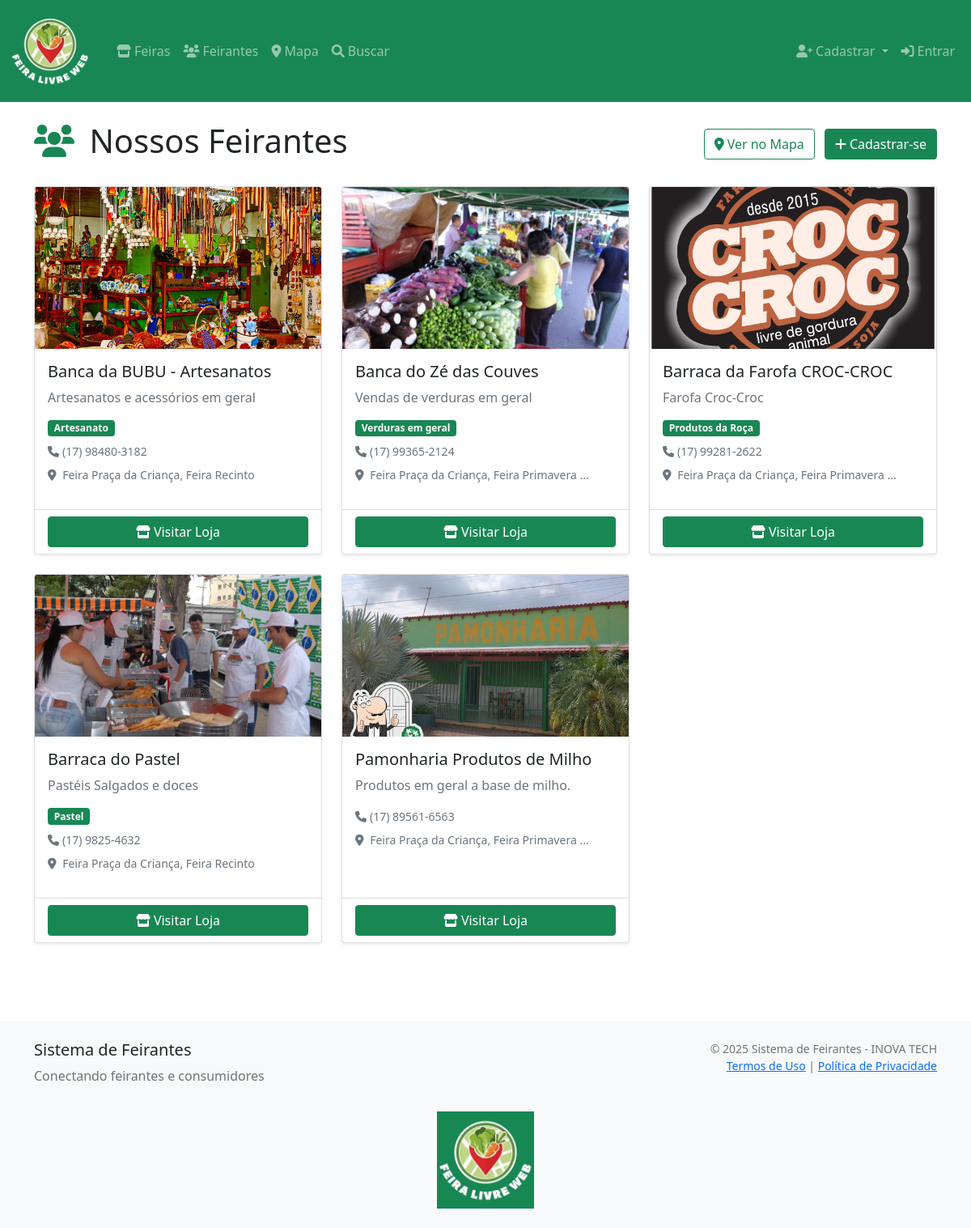
Page /feirantes/ on the earlier database version.
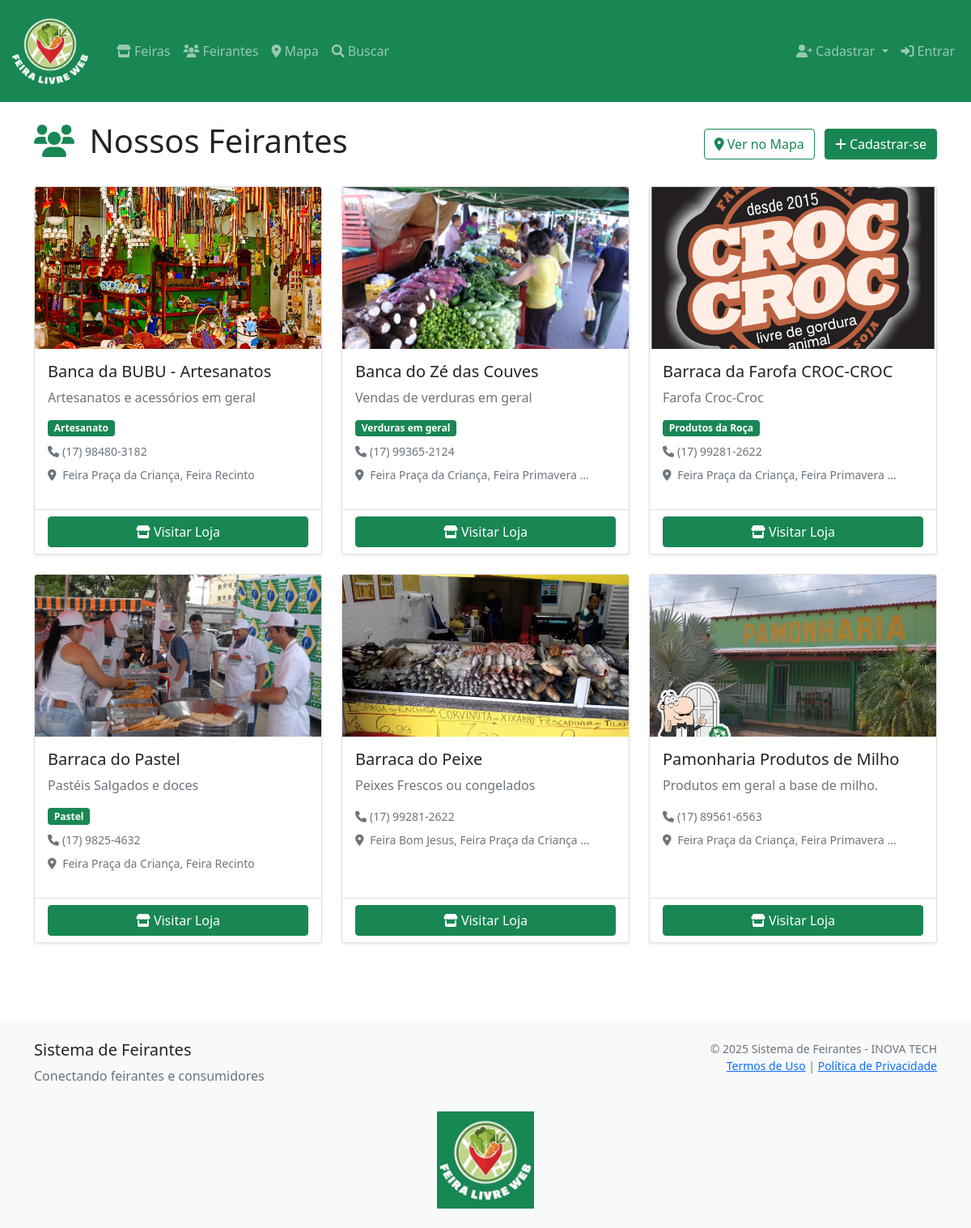
Same page on the later database version.
### feirantes/models.py (models this page shows, shortened)
class Feirante(models.Model):
    usuario = models.OneToOneField(
        User, on_delete=models.CASCADE, related_name='feirante')
    nome_comercial = models.CharField(max_length=200)
    cpf = models.CharField(max_length=14, unique=True)
    telefone = models.CharField(max_length=20)
    whatsapp = models.CharField(max_length=20, blank=True)
    email = models.EmailField(unique=True)
    endereco = models.TextField(blank=True)
    cidade = models.CharField(max_length=100, blank=True)
    estado = models.CharField(max_length=2, blank=True)
    cep = models.CharField(max_length=9, blank=True)
    descricao = models.TextField(blank=True)
    foto = models.ImageField(upload_to='feirantes/', blank=True, null=True)
    especialidades = models.ManyToManyField(
        Especialidade, blank=True,
        help_text="Principais produtos/especialidades")
    feiras = models.ManyToManyField(
        Feira,
        blank=True,
        help_text="Feiras onde o feirante participa",
        related_name="feirantes"
    )
    subdominio = models.SlugField(
        max_length=100, unique=True,
        help_text="URL da loja: site.com/loja/[subdominio]")
    instagram = models.CharField(max_length=100, blank=True)
    facebook = models.CharField(max_length=100, blank=True)
    ativo = models.BooleanField(default=True)
    verificado = models.BooleanField(default=False)
    criado_em = models.DateTimeField(auto_now_add=True)
    atualizado_em = models.DateTimeField(auto_now=True)
    views = models.PositiveIntegerField(default=0)
    class Meta:
        verbose_name = 'Feirante'
        verbose_name_plural = 'Feirantes'
        ordering = ['nome_comercial']
    @property
    def telefone_formatado(self):
        if not self.telefone:
            return ""
        numero = self.telefone
        if numero.startswith('55'):
            numero = numero[2:]
        if len(numero) == 11:
            return f"({numero[:2]}) {numero[2:7]}-{numero[7:]}"
        elif len(numero) == 10:
            return f"({numero[:2]}) {numero[2:6]}-{numero[6:]}"
        return numero

class Especialidade(models.Model):
    nome = models.CharField(max_length=100, unique=True)
    descricao = models.TextField(blank=True)
    ativo = models.BooleanField(default=True)
    criado_em = models.DateTimeField(auto_now_add=True)
    class Meta:
        verbose_name = 'Especialidade'
        verbose_name_plural = 'Especialidades'
        ordering = ['nome']

class Feira(models.Model):
    DIAS_SEMANA = [
        ('segunda', 'Segunda-feira'),
        ('terca', 'Terça-feira'),
        ('quarta', 'Quarta-feira'),
        ('quinta', 'Quinta-feira'),
        ('sexta', 'Sexta-feira'),
        ('sabado', 'Sábado'),
        ('domingo', 'Domingo'),
        ('segunda_quarta', 'Segunda e Quarta'),
        ('terca_quinta', 'Terça e Quinta'),
        ('segunda_quinta', 'Segunda a Quinta'),
        ('segunda_sexta', 'Segunda a Sexta'),
        ('sabado_domingo', 'Finais de Semana'),
        ('todos_dias', 'Todos os dias'),
    ]
    nome = models.CharField(max_length=200)
    endereco = models.TextField()
    cidade = models.CharField(max_length=100)
    estado = models.CharField(max_length=2)
    cep = models.CharField(max_length=9, blank=True)
    latitude = models.DecimalField(
        max_digits=10, decimal_places=7, blank=True, null=True)
    longitude = models.DecimalField(
        max_digits=10, decimal_places=7, blank=True, null=True)
    dias_funcionamento = models.CharField(
        max_length=20, choices=DIAS_SEMANA, default='sabado')
    horario_funcionamento = models.CharField(
        max_length=100, blank=True, help_text="Ex: 7h às 12h")
    ativa = models.BooleanField(default=True)
    criado_em = models.DateTimeField(auto_now_add=True)
    atualizado_em = models.DateTimeField(auto_now=True)
    class Meta:
        verbose_name = 'Feira'
        verbose_name_plural = 'Feiras'
        ordering = ['nome']

### feirantes/views.py (the view)
# urls.py: path('', views.listar_feirantes, name='listar'),
def listar_feirantes(request):
    feirantes = Feirante.objects.filter(ativo=True)
    return render(request, 'feirantes/lista.html', {
        'feirantes': feirantes
    })

### feirantes/templates/feirantes/lista.html (shortened to what this page needs)
{% extends 'feirantes/base.html' %}
{% block content %}
<div class="container">
    <div class="row">
        <div class="col-12">
            <div class="d-flex justify-content-between align-items-center mb-4">
                <h1>
                    <i class="fas fa-users text-success me-2"></i>
                    Nossos Feirantes
                </h1>
                <div>
                    <a href="{% url 'feirantes:mapa' %}" class="btn btn-outline-success me-2">
                        <i class="fas fa-map-marker-alt me-1"></i>Ver no Mapa
                    </a>
                    {% if not user.is_authenticated %}
                        <a href="{% url 'feirantes:cadastro' %}" class="btn btn-success">
                            <i class="fas fa-plus me-1"></i>Cadastrar-se
                        </a>
                    {% endif %}
                </div>
            </div>
        </div>
    </div>
    {% if feirantes %}
    <div class="row">
        {% for feirante in feirantes %}
        <div class="col-md-6 col-lg-4 mb-4">
            <div class="card h-100 shadow-sm">
                {% if feirante.foto %}
                <img src="{{ feirante.foto.url }}" class="card-img-top" alt="{{ feirante.nome_comercial }}"
                    style="height: 200px; object-fit: cover;">
                {% else %}
                <div class="card-img-top bg-light d-flex align-items-center justify-content-center"
                    style="height: 200px;">
                    <i class="fas fa-store text-muted" style="font-size: 3rem;"></i>
                </div>
                {% endif %}
                <div class="card-body">
                    <h5 class="card-title">{{ feirante.nome_comercial }}</h5>
                    {% if feirante.descricao %}
                    <p class="card-text text-muted">
                        {{ feirante.descricao|truncatewords:15 }}
                    </p>
                    {% endif %}
                    <div class="mb-2">
                        {% if feirante.especialidades.all %}
                        {% for especialidade in feirante.especialidades.all|slice:":3" %}
                        <span class="badge bg-success me-1">{{ especialidade.nome }}</span>
                        {% endfor %}
                        {% endif %}
                    </div>
                    {% if feirante.telefone %}
                    <div class="text-muted small mb-2">
                        <i class="fas fa-phone me-1"></i>{{ feirante.telefone_formatado }}
                    </div>
                    {% endif %}
                    {% if feirante.feiras.all %}
                    <div class="text-muted small mb-3">
                        <i class="fas fa-map-marker-alt me-1"></i>
                        {% for feira in feirante.feiras.all|slice:":2" %}
                        {{ feira.nome }}{% if not forloop.last %}, {% endif %}
                        {% endfor %}
                        {% if feirante.feiras.count > 2 %}
                        <span class="text-muted">...</span>
                        {% endif %}
                    </div>
                    {% endif %}
                </div>
                <div class="card-footer bg-transparent">
                    <a href="{% url 'feirantes:loja_feirante' feirante.subdominio %}" class="btn btn-success w-100">
                        <i class="fas fa-store me-1"></i>Visitar Loja
                    </a>
                </div>
            </div>
        </div>
        {% endfor %}
    </div>
    {% endif %}
</div>
{% endblock %}

### feirantes/templates/feirantes/base.html (shortened to what this page needs)
{% load static %}
{% include 'feirantes/mensagens.html' %}
<!DOCTYPE html>
<html lang="pt-br">
<head>
    <link rel="stylesheet" href="https://unpkg.com/leaflet@1.7.1/dist/leaflet.css" />
    <link href="https://cdn.jsdelivr.net/npm/bootstrap@5.1.3/dist/css/bootstrap.min.css" rel="stylesheet">
    <link href="https://cdnjs.cloudflare.com/ajax/libs/font-awesome/6.0.0/css/all.min.css" rel="stylesheet">
</head>
<body>
    <nav class="navbar navbar-expand-lg navbar-dark bg-success">
        <div class="container-fluid">
            <a class="navbar-brand d-flex align-items-center" href="{% url 'feirantes:lista_feiras' %}">
                <img src="{% static 'global/img/logo_fundoBranco.png' %}" alt="Logo Feira" width="100" height="100"
                    class="me-2 rounded-circle">
            </a>
            <div class="collapse navbar-collapse" id="navbarNav">
                <ul class="navbar-nav me-auto">
                    <li class="nav-item">
                        <a class="nav-link" href="{% url 'feirantes:lista_feiras' %}">
                            <i class="fas fa-store me-1"></i>Feiras
                        </a>
                    <li class="nav-item">
                        <a class="nav-link" href="{% url 'feirantes:listar' %}">
                            <i class="fas fa-users me-1"></i>Feirantes
                        </a>
                    </li>
                    <li class="nav-item">
                        <a class="nav-link" href="{% url 'feirantes:mapa' %}">
                            <i class="fas fa-map-marker-alt me-1"></i>Mapa
                        </a>
                    </li>
                    <li class="nav-item">
                        <a class="nav-link" href="{% url 'feirantes:buscar' %}">
                            <i class="fas fa-search me-1"></i>Buscar
                        </a>
                    </li>
                </ul>
                <ul class="navbar-nav">
                    {% if user.is_authenticated %}
                    <li class="nav-item dropdown">
                        <a class="nav-link dropdown-toggle" href="#" id="navbarDropdown" role="button"
                            data-bs-toggle="dropdown">
                            <i class="fas fa-user me-1"></i>{{ user.username }}
                        </a>
                        <ul class="dropdown-menu">
                            <li><a class="dropdown-item" href="{% url 'feirantes:painel' %}">
                                    <i class="fas fa-tachometer-alt me-2"></i>Painel
                                </a></li>
                            <li>
                                <hr class="dropdown-divider">
                            </li>
                            <li><a class="dropdown-item" href="{% url 'feirantes:logout' %}">
                                    <i class="fas fa-sign-out-alt me-2"></i>Sair
                                </a></li>
                        </ul>
                    </li>
                    {% else %}
                    <li class="nav-item dropdown">
                        <a class="nav-link dropdown-toggle" href="#" id="cadastroDropdown" role="button"
                            data-bs-toggle="dropdown">
                            <i class="fas fa-user-plus me-1"></i>Cadastrar
                        </a>
                    </li>
                    <li class="nav-item">
                        <a class="nav-link" href="{% url 'feirantes:login' %}">
                            <i class="fas fa-sign-in-alt me-1"></i>Entrar
                        </a>
                    </li>
                    {% endif %}
                </ul>
            </div>
        </div>
    </nav>
    <main class="container-fluid py-4">
        {% block content %}{% endblock %}
    </main>
    <footer class="bg-light mt-5 py-4">
        <div class="container text-center">
            <div class="row">
                <div class="col-md-6 text-md-start mb-3 mb-md-0">
                    <h5>Sistema de Feirantes</h5>
                    <p class="text-muted">Conectando feirantes e consumidores</p>
                </div>
                <div class="col-md-6 text-md-end">
                    <small class="text-muted">
                        &copy; 2025 Sistema de Feirantes - INOVA TECH
                        <br>
                        <a href="{% url 'feirantes:termos_uso' %}">Termos de Uso</a> |
                        <a href="{% url 'feirantes:politica_privacidade' %}">Política de Privacidade</a>
                    </small>
                </div>
            </div>
            <div class="mt-3">
                <a href="{% url 'feirantes:lista_feiras' %}">
                    <img src="{% static 'global/img/logo_fundo_verde.jpg' %}" alt="Logo Feira" width="120" height="120">
                </a>
            </div>
        </div>
    </footer>
</body>
</html>

### feirantes/templates/feirantes/mensagens.html (shortened to what this page needs)
<div class="position-fixed top-0 start-50 translate-middle-x p-3" style="z-index:1080;">
</div>

Differences in the rows shown:
added Feirante: foto (picture), nome_comercial "Barraca do Peixe", descricao "Peixes Frescos ou congelados", telefone_formatado "(17) 99281-2622", Feira (nome "Feira Praça da Criança")
now on this page (row unchanged): Feira: nome "Feira Bom Jesus", shown under "Barraca do Peixe"
